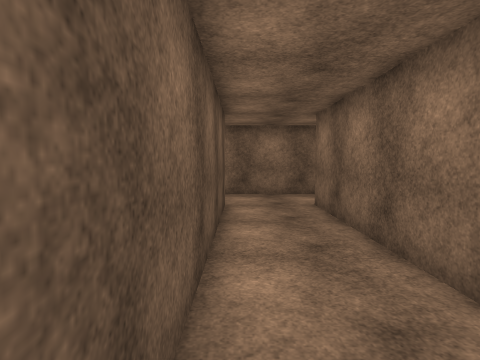
View 1 (above)

24 first-person views from a walk through a Unity game level. The camera is 1.5 m above the floor, tilts 4° down and sees 80° across. The floor is counted in squares, 1 m on a side. Each view is taken from the middle of a square. On the plan, view 1 faces up. The plan holds only what a view shows up to about 14 squares ahead; the rest is blank. The place goes on beyond the plan. The player character is not drawn. Surface patterns are stand-ins for the level's own textures.

View 2
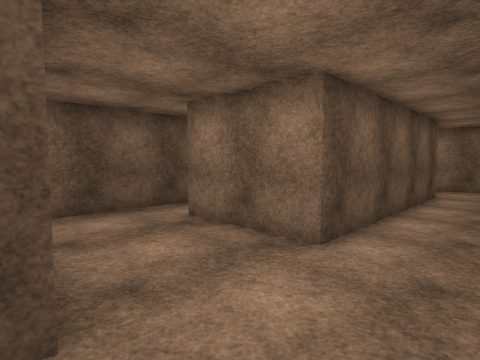

View 3
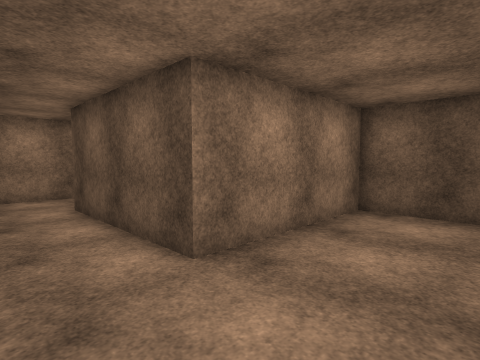

View 4
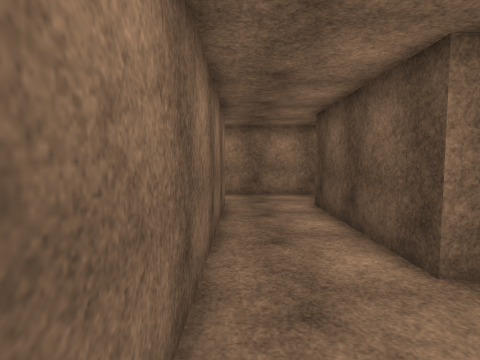

View 5
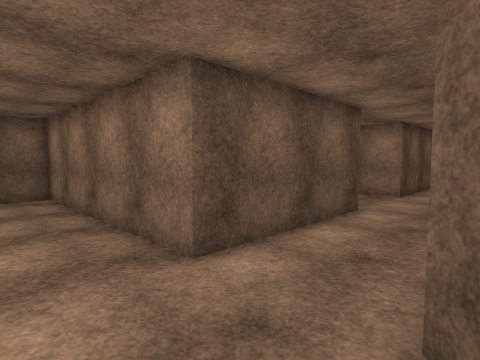

View 6
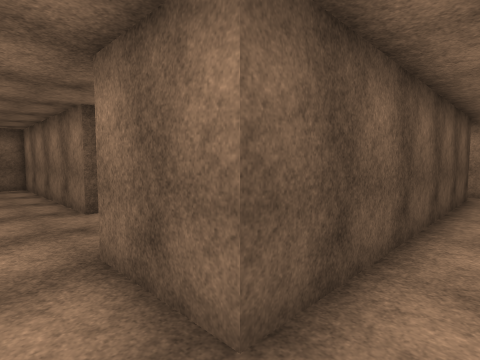

View 7
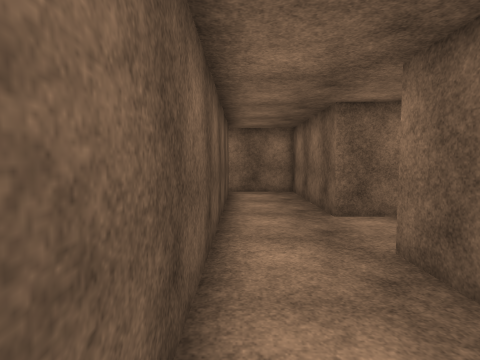

View 8
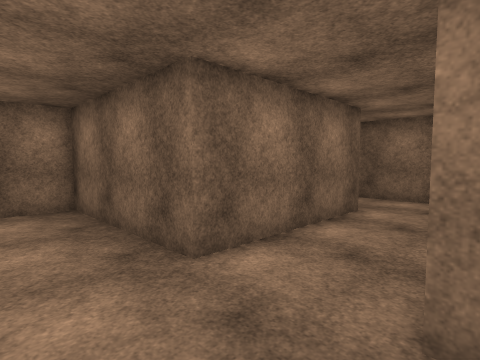

View 9
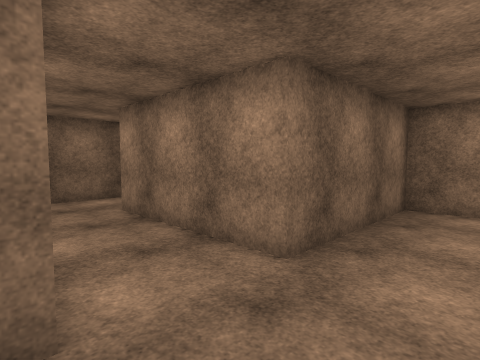

View 10
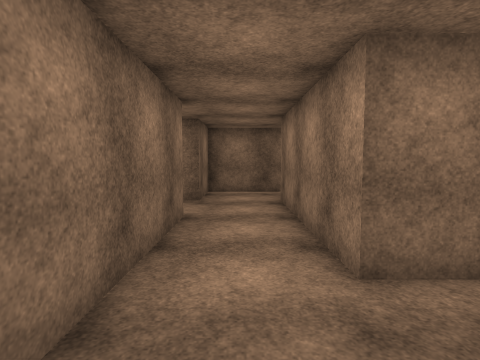

View 11
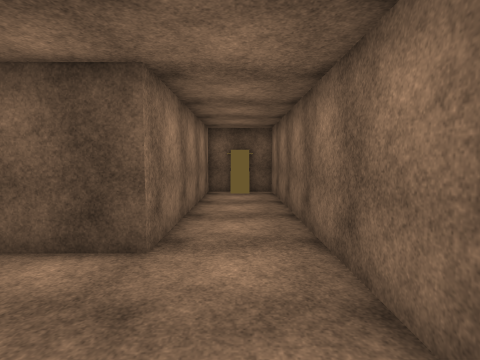

View 12
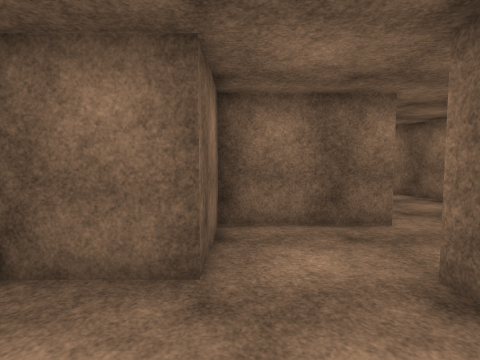

View 13
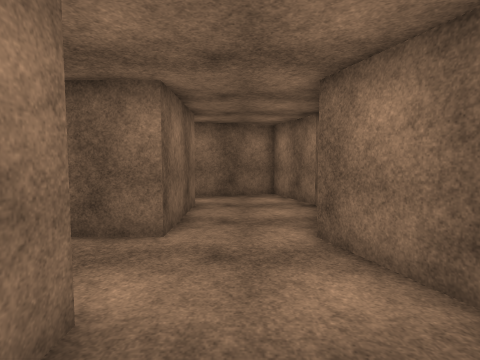

View 14
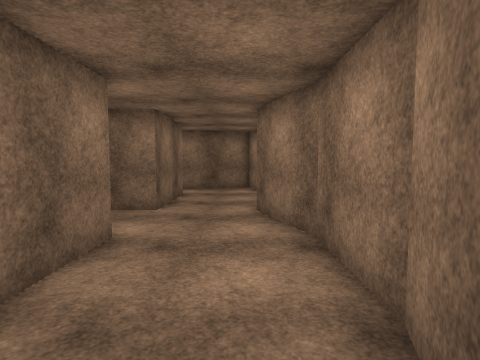

View 15
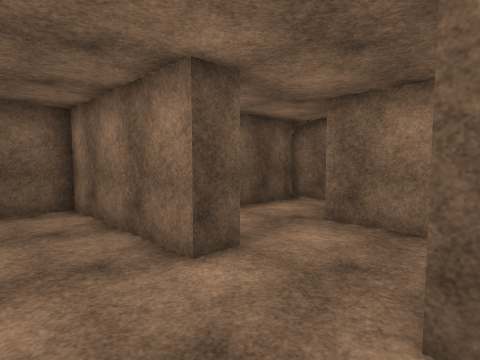

View 16
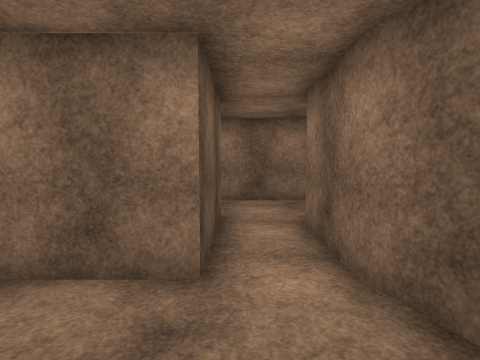

View 17
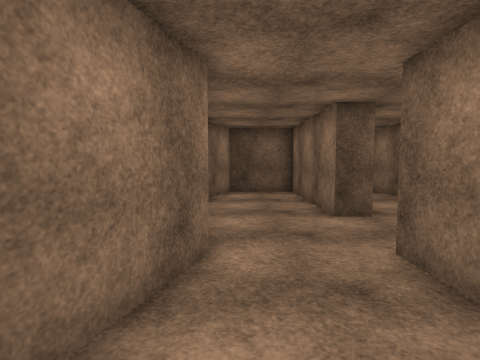

View 18
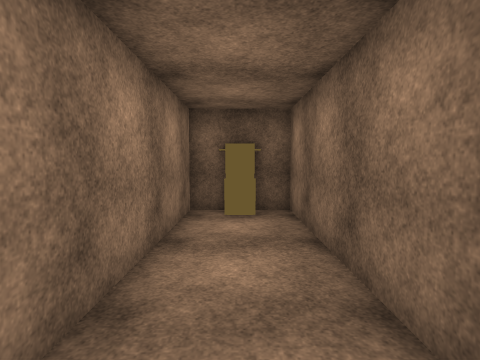

View 19
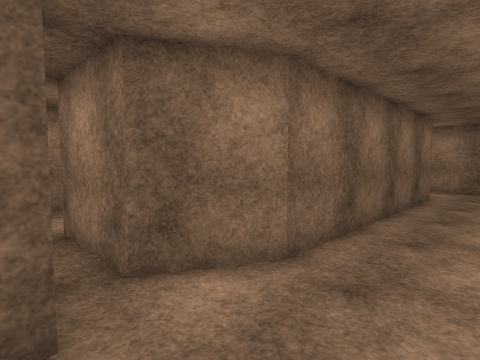

View 20
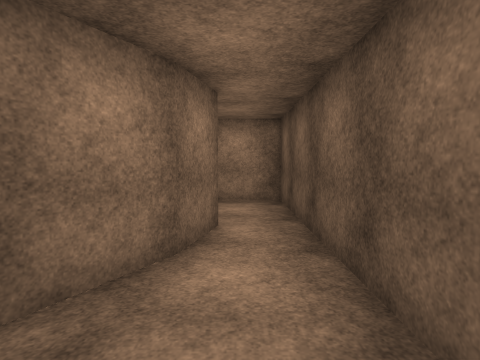

View 21
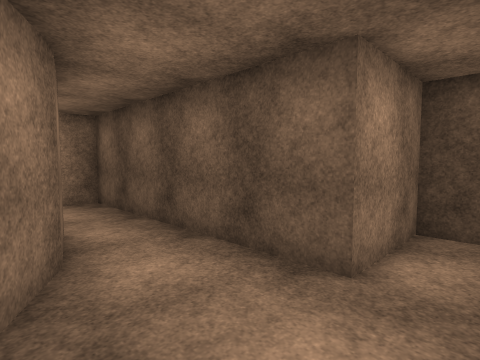

View 22
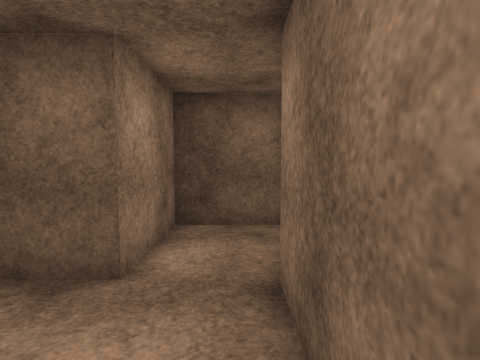

View 23
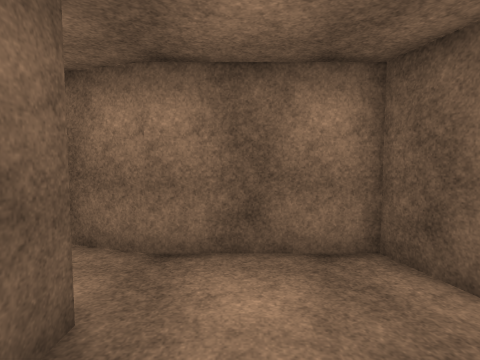

View 24
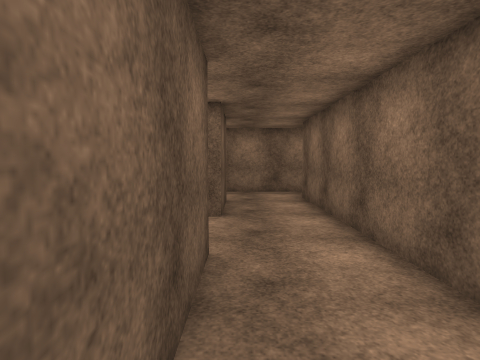

### Floor plan
Points are (right, up) in squares from view 1. A wall is a line through its corners. A room is listed if a view was taken in it or the views show most of it. See-through windows are left out.
Room 1 (views 1, 2, 3, 4, 10, 11, 12, 13, 14, 15, 16, 17, 18, 19, 23)
walls: (2.5, 2.4) (2.5, 9.5) (9.5, 9.5) (9.5, 8.5) (3.5, 8.5) (3.5, 5.5) (6.5, 4.5) (9.5, 4.5) (12.5, 5.5) (15.4, 4.5); (-4, 2.4) (-2.8, 4.6); (-6.5, 4.5) (-6.5, -3.5) (-0.5, -3.5) (-0.5, -9.5) (-9.5, -9.5) (-9.5, -11); (8, 15.5) (6.5, 15.5) (6.5, 12.5) (-9.5, 12.5) (-9.5, 9.5) (-0.5, 9.5) (-0.5, 0.5) (-4.5, 0.5) (-4, 2.6); (2.9, -9.9) (2.5, -9.5) (2.5, -0.5) (3.5, 1.5); (16.5, 4.5) (19.5, 5.5) (18.5, 8.5) (18.5, 11.5); (16.5, 12.2) (16.5, 8.5) (12.5, 8.5) (12.5, 12.5) (9.5, 12.5) (9.5, 15)
ways out: opening at (1.5, -11.5) to room 2; opening at (2, 2) to room 2; opening at (-4.5, 4.5) to room 3; opening at (17.5, 12.5)
objects: other object (-10, 11) to (-9, 11)
Room 2 (views 5, 6, 7, 8, 9, 24)
walls: (15.5, -0.5) (15.5, -3.5) (9.5, -3.5) (9.5, 2.5) (6.4, 2.5); (18.5, -8.1) (18.5, 0.5); (9.5, -12.5) (9.5, -6.5) (15.5, -6.5) (15.5, -10.5); (19, 2.5) (15.4, 2.5); (3.5, 1.5) (6.5, 1.5) (6.5, -10.5) (3.5, -10.5)
ways out: opening at (1.5, -11.5) to room 1; opening at (2, 2) to room 1; opening at (19, 1.5)
Room 3 (views 20, 21, 22)
walls: (-2.4, 5.9) (-2.7, 7.5) (-6.5, 7.5) (-8.1, 8); (-9.5, 8) (-9.5, 5.5) (-6.5, 5.5) (-6.5, 4.5)
ways out: opening at (-4.5, 4.5) to room 1

Where each view was taken, in squares from view 1:
view 1: 0 up, 0 right, facing up
view 2: 4 down, 2 right, facing up-left
view 3: 0 up, 2 right, facing down-left
view 4: 0 up, 2 right, facing down
view 5: 12 down, 3 right, facing up-left
view 6: 12 down, 8 right, facing up-left
view 7: 11 down, 7 right, facing up
view 8: 7 down, 7 right, facing up-right
view 9: 3 down, 7 right, facing down-right
view 10: 11 up, 1 left, facing right
view 11: 11 up, 4 right, facing left
view 12: 12 up, 6 right, facing right
view 13: 7 up, 7 right, facing right
view 14: 6 up, 4 right, facing right
view 15: 6 up, 13 right, facing up-left
view 16: 5 up, 17 right, facing up
view 17: 6 up, 17 right, facing left
view 18: 11 up, 1 left, facing left
view 19: 3 up, 0 right, facing down-right
view 20: 7 up, 5 left, facing down
view 21: 7 up, 3 left, facing down-left
view 22: 7 up, 3 left, facing left
view 23: 3 up, 5 left, facing up
view 24: 11 down, 16 right, facing up
